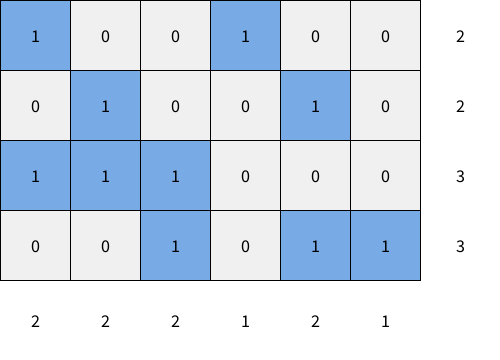
Frame 1 (no input)
Frame 60 (the mouse pressed at the canvas centre just before this capture): identical to frame 1, image omitted
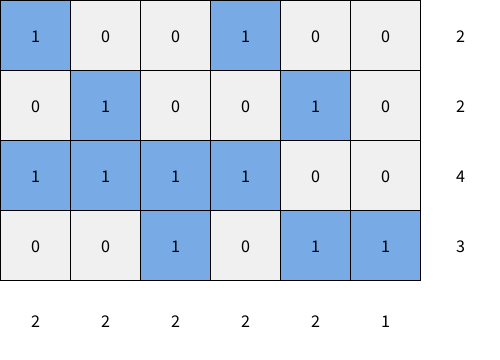
Frame 120 (the mouse held since frame 60 and released just before this capture)

The Processing sketch that drew these frames (run headless with seeded random() and noise(); from frame 60 on, the mouse is pressed at the canvas centre):

// Processing sketch: GridTotals
// ── GridTotals.pde
// Visible lab 2: Grid totals.
// Click a tile to turn it on or off. The totals are computed by methods, not counted by eye.
// Before you click, predict: which index changes, and which two totals change with it?

int[][] tiles = {
  {1, 0, 0, 1, 0, 0},
  {0, 1, 0, 0, 1, 0},
  {1, 1, 1, 0, 0, 0},
  {0, 0, 1, 0, 1, 1}
};
int cell = 70;

void setup() {
  size(500, 360);
  textAlign(CENTER, CENTER);
  textSize(18);
}

void draw() {
  background(255);

  for (int row = 0; row < tiles.length; row++) {
    for (int col = 0; col < tiles[0].length; col++) {
      if (tiles[row][col] == 1) {
        fill(120, 170, 230);
      } else {
        fill(240);
      }
      rect(col * cell, row * cell, cell, cell);
      fill(0);
      text(tiles[row][col], col * cell + cell / 2, row * cell + cell / 2);
    }
  }

  fill(0);
  for (int row = 0; row < tiles.length; row++) {
    text(rowTotal(tiles, row), tiles[0].length * cell + 40, row * cell + cell / 2);
  }
  for (int col = 0; col < tiles[0].length; col++) {
    text(colTotal(tiles, col), col * cell + cell / 2, tiles.length * cell + 40);
  }
}

void mousePressed() {
  int row = mouseY / cell;
  int col = mouseX / cell;

  if (row < tiles.length && col < tiles[0].length) {
    tiles[row][col] = 1 - tiles[row][col];
    println("tiles[" + row + "][" + col + "] is now " + tiles[row][col]);
    println("row total " + rowTotal(tiles, row) + ", column total " + colTotal(tiles, col));
  }
}

int rowTotal(int[][] grid, int row) {
  int total = 0;
  for (int col = 0; col < grid[0].length; col++) {
    total = total + grid[row][col];
  }
  return total;
}

int colTotal(int[][] grid, int col) {
  int total = 0;
  for (int row = 0; row < grid.length; row++) {
    total = total + grid[row][col];
  }
  return total;
}
